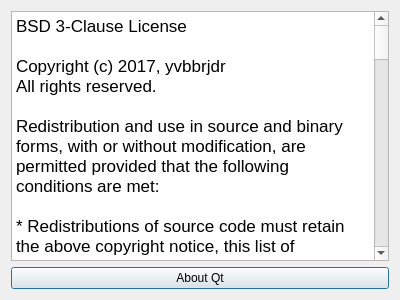
<?xml version="1.0" encoding="UTF-8"?>
<ui version="4.0">
 <class>DisclaimerDialog</class>
 <widget class="QDialog" name="DisclaimerDialog">
  <property name="geometry">
   <rect>
    <x>0</x>
    <y>0</y>
    <width>400</width>
    <height>300</height>
   </rect>
  </property>
  <property name="windowTitle">
   <string>Disclaimer</string>
  </property>
  <layout class="QVBoxLayout" name="verticalLayout">
   <item>
    <widget class="QTextBrowser" name="disclaimer">
     <property name="html">
      <string>&lt;!DOCTYPE HTML PUBLIC &quot;-//W3C//DTD HTML 4.0//EN&quot; &quot;http://www.w3.org/TR/REC-html40/strict.dtd&quot;&gt;
&lt;html&gt;&lt;head&gt;&lt;meta name=&quot;qrichtext&quot; content=&quot;1&quot; /&gt;&lt;style type=&quot;text/css&quot;&gt;
p, li { white-space: pre-wrap; }
&lt;/style&gt;&lt;/head&gt;&lt;body style=&quot; font-family:'.SF NS Text'; font-size:13pt; font-weight:400; font-style:normal;&quot;&gt;
&lt;p style=&quot; margin-top:0px; margin-bottom:0px; margin-left:0px; margin-right:0px; -qt-block-indent:0; text-indent:0px;&quot;&gt;BSD 3-Clause License&lt;/p&gt;
&lt;p style=&quot;-qt-paragraph-type:empty; margin-top:0px; margin-bottom:0px; margin-left:0px; margin-right:0px; -qt-block-indent:0; text-indent:0px;&quot;&gt;&lt;br /&gt;&lt;/p&gt;
&lt;p style=&quot; margin-top:0px; margin-bottom:0px; margin-left:0px; margin-right:0px; -qt-block-indent:0; text-indent:0px;&quot;&gt;Copyright (c) 2017, yvbbrjdr&lt;/p&gt;
&lt;p style=&quot; margin-top:0px; margin-bottom:0px; margin-left:0px; margin-right:0px; -qt-block-indent:0; text-indent:0px;&quot;&gt;All rights reserved.&lt;/p&gt;
&lt;p style=&quot;-qt-paragraph-type:empty; margin-top:0px; margin-bottom:0px; margin-left:0px; margin-right:0px; -qt-block-indent:0; text-indent:0px;&quot;&gt;&lt;br /&gt;&lt;/p&gt;
&lt;p style=&quot; margin-top:0px; margin-bottom:0px; margin-left:0px; margin-right:0px; -qt-block-indent:0; text-indent:0px;&quot;&gt;Redistribution and use in source and binary forms, with or without modification, are permitted provided that the following conditions are met:&lt;/p&gt;
&lt;p style=&quot;-qt-paragraph-type:empty; margin-top:0px; margin-bottom:0px; margin-left:0px; margin-right:0px; -qt-block-indent:0; text-indent:0px;&quot;&gt;&lt;br /&gt;&lt;/p&gt;
&lt;p style=&quot; margin-top:0px; margin-bottom:0px; margin-left:0px; margin-right:0px; -qt-block-indent:0; text-indent:0px;&quot;&gt;* Redistributions of source code must retain the above copyright notice, this list of conditions and the following disclaimer.&lt;/p&gt;
&lt;p style=&quot;-qt-paragraph-type:empty; margin-top:0px; margin-bottom:0px; margin-left:0px; margin-right:0px; -qt-block-indent:0; text-indent:0px;&quot;&gt;&lt;br /&gt;&lt;/p&gt;
&lt;p style=&quot; margin-top:0px; margin-bottom:0px; margin-left:0px; margin-right:0px; -qt-block-indent:0; text-indent:0px;&quot;&gt;* Redistributions in binary form must reproduce the above copyright notice, this list of conditions and the following disclaimer in the documentation and/or other materials provided with the distribution.&lt;/p&gt;
&lt;p style=&quot;-qt-paragraph-type:empty; margin-top:0px; margin-bottom:0px; margin-left:0px; margin-right:0px; -qt-block-indent:0; text-indent:0px;&quot;&gt;&lt;br /&gt;&lt;/p&gt;
&lt;p style=&quot; margin-top:0px; margin-bottom:0px; margin-left:0px; margin-right:0px; -qt-block-indent:0; text-indent:0px;&quot;&gt;* Neither the name of the copyright holder nor the names of its contributors may be used to endorse or promote products derived from this software without specific prior written permission.&lt;/p&gt;
&lt;p style=&quot;-qt-paragraph-type:empty; margin-top:0px; margin-bottom:0px; margin-left:0px; margin-right:0px; -qt-block-indent:0; text-indent:0px;&quot;&gt;&lt;br /&gt;&lt;/p&gt;
&lt;p style=&quot; margin-top:0px; margin-bottom:0px; margin-left:0px; margin-right:0px; -qt-block-indent:0; text-indent:0px;&quot;&gt;THIS SOFTWARE IS PROVIDED BY THE COPYRIGHT HOLDERS AND CONTRIBUTORS &amp;quot;AS IS&amp;quot; AND ANY EXPRESS OR IMPLIED WARRANTIES, INCLUDING, BUT NOT LIMITED TO, THE IMPLIED WARRANTIES OF MERCHANTABILITY AND FITNESS FOR A PARTICULAR PURPOSE ARE DISCLAIMED. IN NO EVENT SHALL THE COPYRIGHT HOLDER OR CONTRIBUTORS BE LIABLE FOR ANY DIRECT, INDIRECT, INCIDENTAL, SPECIAL, EXEMPLARY, OR CONSEQUENTIAL DAMAGES (INCLUDING, BUT NOT LIMITED TO, PROCUREMENT OF SUBSTITUTE GOODS OR SERVICES; LOSS OF USE, DATA, OR PROFITS; OR BUSINESS INTERRUPTION) HOWEVER CAUSED AND ON ANY THEORY OF LIABILITY, WHETHER IN CONTRACT, STRICT LIABILITY, OR TORT (INCLUDING NEGLIGENCE OR OTHERWISE) ARISING IN ANY WAY OUT OF THE USE OF THIS SOFTWARE, EVEN IF ADVISED OF THE POSSIBILITY OF SUCH DAMAGE.&lt;/p&gt;
&lt;p style=&quot;-qt-paragraph-type:empty; margin-top:0px; margin-bottom:0px; margin-left:0px; margin-right:0px; -qt-block-indent:0; text-indent:0px;&quot;&gt;&lt;br /&gt;&lt;/p&gt;
&lt;p style=&quot;-qt-paragraph-type:empty; margin-top:0px; margin-bottom:0px; margin-left:0px; margin-right:0px; -qt-block-indent:0; text-indent:0px;&quot;&gt;&lt;br /&gt;&lt;/p&gt;
&lt;p style=&quot; margin-top:0px; margin-bottom:0px; margin-left:0px; margin-right:0px; -qt-block-indent:0; text-indent:0px;&quot;&gt;Third-party library&lt;/p&gt;
&lt;p style=&quot;-qt-paragraph-type:empty; margin-top:0px; margin-bottom:0px; margin-left:0px; margin-right:0px; -qt-block-indent:0; text-indent:0px;&quot;&gt;&lt;br /&gt;&lt;/p&gt;
&lt;p style=&quot; margin-top:0px; margin-bottom:0px; margin-left:0px; margin-right:0px; -qt-block-indent:0; text-indent:0px;&quot;&gt;libsodium&lt;/p&gt;
&lt;p style=&quot;-qt-paragraph-type:empty; margin-top:0px; margin-bottom:0px; margin-left:0px; margin-right:0px; -qt-block-indent:0; text-indent:0px;&quot;&gt;&lt;br /&gt;&lt;/p&gt;
&lt;p style=&quot; margin-top:0px; margin-bottom:0px; margin-left:0px; margin-right:0px; -qt-block-indent:0; text-indent:0px;&quot;&gt;ISC License&lt;/p&gt;
&lt;p style=&quot;-qt-paragraph-type:empty; margin-top:0px; margin-bottom:0px; margin-left:0px; margin-right:0px; -qt-block-indent:0; text-indent:0px;&quot;&gt;&lt;br /&gt;&lt;/p&gt;
&lt;p style=&quot; margin-top:0px; margin-bottom:0px; margin-left:0px; margin-right:0px; -qt-block-indent:0; text-indent:0px;&quot;&gt;Copyright (c) 2013-2017&lt;/p&gt;
&lt;p style=&quot; margin-top:0px; margin-bottom:0px; margin-left:0px; margin-right:0px; -qt-block-indent:0; text-indent:0px;&quot;&gt;Frank Denis &amp;lt;j at pureftpd dot org&amp;gt;&lt;/p&gt;
&lt;p style=&quot;-qt-paragraph-type:empty; margin-top:0px; margin-bottom:0px; margin-left:0px; margin-right:0px; -qt-block-indent:0; text-indent:0px;&quot;&gt;&lt;br /&gt;&lt;/p&gt;
&lt;p style=&quot; margin-top:0px; margin-bottom:0px; margin-left:0px; margin-right:0px; -qt-block-indent:0; text-indent:0px;&quot;&gt;Permission to use, copy, modify, and/or distribute this software for any purpose with or without fee is hereby granted, provided that the above copyright notice and this permission notice appear in all copies.&lt;/p&gt;
&lt;p style=&quot;-qt-paragraph-type:empty; margin-top:0px; margin-bottom:0px; margin-left:0px; margin-right:0px; -qt-block-indent:0; text-indent:0px;&quot;&gt;&lt;br /&gt;&lt;/p&gt;
&lt;p style=&quot; margin-top:0px; margin-bottom:0px; margin-left:0px; margin-right:0px; -qt-block-indent:0; text-indent:0px;&quot;&gt;THE SOFTWARE IS PROVIDED &amp;quot;AS IS&amp;quot; AND THE AUTHOR DISCLAIMS ALL WARRANTIES WITH REGARD TO THIS SOFTWARE INCLUDING ALL IMPLIED WARRANTIES OF MERCHANTABILITY AND FITNESS. IN NO EVENT SHALL THE AUTHOR BE LIABLE FOR ANY SPECIAL, DIRECT, INDIRECT, OR CONSEQUENTIAL DAMAGES OR ANY DAMAGES WHATSOEVER RESULTING FROM LOSS OF USE, DATA OR PROFITS, WHETHER IN AN ACTION OF CONTRACT, NEGLIGENCE OR OTHER TORTIOUS ACTION, ARISING OUT OF OR IN CONNECTION WITH THE USE OR PERFORMANCE OF THIS SOFTWARE.&lt;/p&gt;&lt;/body&gt;&lt;/html&gt;</string>
     </property>
     <property name="acceptRichText">
      <bool>false</bool>
     </property>
    </widget>
   </item>
   <item>
    <widget class="QPushButton" name="aboutQt">
     <property name="text">
      <string>About Qt</string>
     </property>
    </widget>
   </item>
  </layout>
 </widget>
 <resources/>
 <connections/>
</ui>
